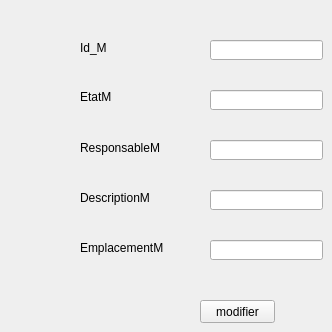
      <widget class="QWidget" name="tab_7">
       <attribute name="title">
        <string>Modifier une machine</string>
       </attribute>
       <widget class="QLabel" name="label_27">
        <property name="geometry">
         <rect>
          <x>80</x>
          <y>190</y>
          <width>81</width>
          <height>16</height>
         </rect>
        </property>
        <property name="text">
         <string>DescriptionM</string>
        </property>
       </widget>
       <widget class="QLineEdit" name="le_descriptionMod">
        <property name="geometry">
         <rect>
          <x>210</x>
          <y>190</y>
          <width>113</width>
          <height>20</height>
         </rect>
        </property>
       </widget>
       <widget class="QLabel" name="label_28">
        <property name="geometry">
         <rect>
          <x>80</x>
          <y>40</y>
          <width>91</width>
          <height>16</height>
         </rect>
        </property>
        <property name="text">
         <string>Id_M</string>
        </property>
       </widget>
       <widget class="QLineEdit" name="le_etatMod">
        <property name="geometry">
         <rect>
          <x>210</x>
          <y>90</y>
          <width>113</width>
          <height>20</height>
         </rect>
        </property>
       </widget>
       <widget class="QLineEdit" name="le_responsableMod">
        <property name="geometry">
         <rect>
          <x>210</x>
          <y>140</y>
          <width>113</width>
          <height>20</height>
         </rect>
        </property>
       </widget>
       <widget class="QLabel" name="label_29">
        <property name="geometry">
         <rect>
          <x>80</x>
          <y>90</y>
          <width>47</width>
          <height>13</height>
         </rect>
        </property>
        <property name="text">
         <string>EtatM</string>
        </property>
       </widget>
       <widget class="QLabel" name="label_30">
        <property name="geometry">
         <rect>
          <x>80</x>
          <y>240</y>
          <width>91</width>
          <height>16</height>
         </rect>
        </property>
        <property name="text">
         <string>EmplacementM</string>
        </property>
       </widget>
       <widget class="QLineEdit" name="le_emplacementMod">
        <property name="geometry">
         <rect>
          <x>210</x>
          <y>240</y>
          <width>113</width>
          <height>20</height>
         </rect>
        </property>
       </widget>
       <widget class="QLabel" name="label_31">
        <property name="geometry">
         <rect>
          <x>80</x>
          <y>140</y>
          <width>101</width>
          <height>16</height>
         </rect>
        </property>
        <property name="text">
         <string>ResponsableM</string>
        </property>
       </widget>
       <widget class="QLineEdit" name="le_id_mod">
        <property name="geometry">
         <rect>
          <x>210</x>
          <y>40</y>
          <width>113</width>
          <height>20</height>
         </rect>
        </property>
       </widget>
       <widget class="QPushButton" name="pb_modifier">
        <property name="geometry">
         <rect>
          <x>200</x>
          <y>300</y>
          <width>75</width>
          <height>23</height>
         </rect>
        </property>
        <property name="text">
         <string>modifier</string>
        </property>
       </widget>
      </widget>
